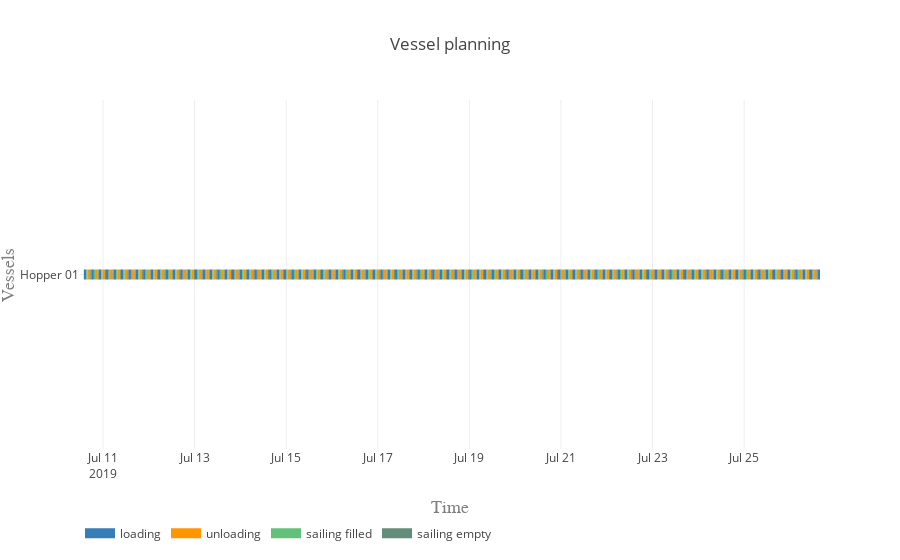

The code cell stored with this chart in its notebook:
### Markdown cell above
#### Vessel planning

### Code cell
vessels = [hopper]

activities = ['loading', 'unloading', 'sailing filled', 'sailing empty']
colors = {0:'rgb(55,126,184)', 1:'rgb(255,150,0)', 2:'rgb(98, 192, 122)', 3:'rgb(98, 141, 122)'}

plot.vessel_planning(vessels, activities, colors)

### Figure 1 — Plotly figure (JSON) as saved in the notebook; plotly's stock layout.template omitted (floating-point values rounded to 4 significant figures; data arrays with more than 128 entries replaced by an {"elided": "..."} marker saying what was removed)
{"data": [{"connectgaps": false, "hoverinfo": "y+name", "line": {"color": "rgb(55,126,184)", "width": 10}, "mode": "lines", "name": "loading", "type": "scatter", "uid": "90c2a387-118a-4c86-8054-d1ac3c3e5045", "x": {"elided": "500 str values"}, "y": {"elided": "500 str values"}}, {"connectgaps": false, "hoverinfo": "y+name", "line": {"color": "rgb(255,150,0)", "width": 10}, "mode": "lines", "name": "unloading", "type": "scatter", "uid": "2240fa4d-cdab-4480-83ab-711f4e8f8c97", "x": {"elided": "500 str values"}, "y": {"elided": "500 str values"}}, {"connectgaps": false, "hoverinfo": "y+name", "line": {"color": "rgb(98, 192, 122)", "width": 10}, "mode": "lines", "name": "sailing filled", "type": "scatter", "uid": "17912e7f-68d6-4c2b-a593-1436aa22a7db", "x": {"elided": "500 str values"}, "y": {"elided": "500 str values"}}, {"connectgaps": false, "hoverinfo": "y+name", "line": {"color": "rgb(98, 141, 122)", "width": 10}, "mode": "lines", "name": "sailing empty", "type": "scatter", "uid": "3590a6c8-d3ac-4dfa-a7b5-dca58edf6e54", "x": {"elided": "495 str values"}, "y": {"elided": "495 str values"}}], "layout": {"hovermode": "closest", "legend": {"orientation": "h", "x": 0, "y": -0.2}, "title": "Vessel planning", "xaxis": {"range": ["2019-07-10 11:56:08", "2019-07-26 15:46:03.844910"], "title": "Time", "titlefont": {"color": "#7f7f7f", "family": "Courier New, monospace", "size": 18}}, "yaxis": {"title": "Vessels", "titlefont": {"color": "#7f7f7f", "family": "Courier New, monospace", "size": 18}}}}
